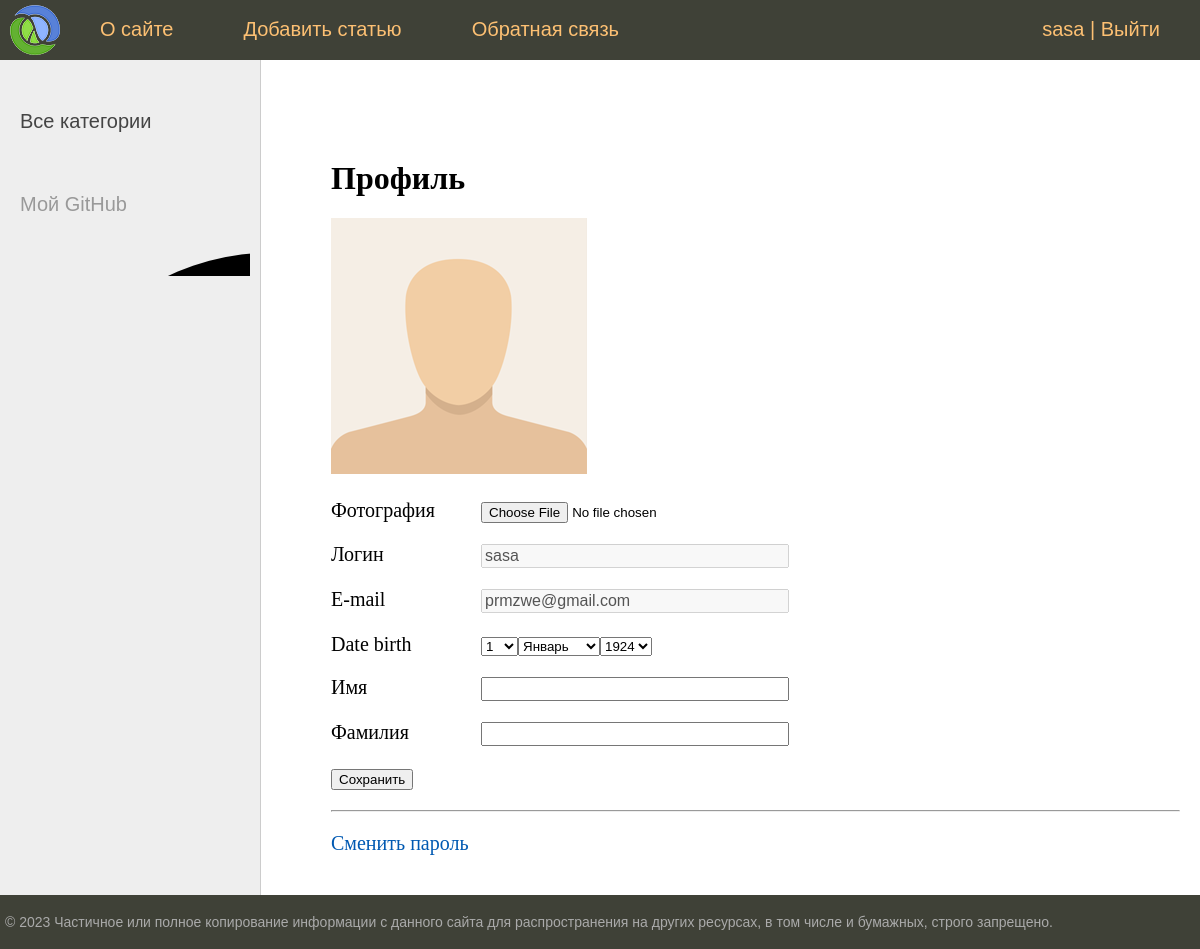
Before: /users/profile/ (signed in) with the older database file.
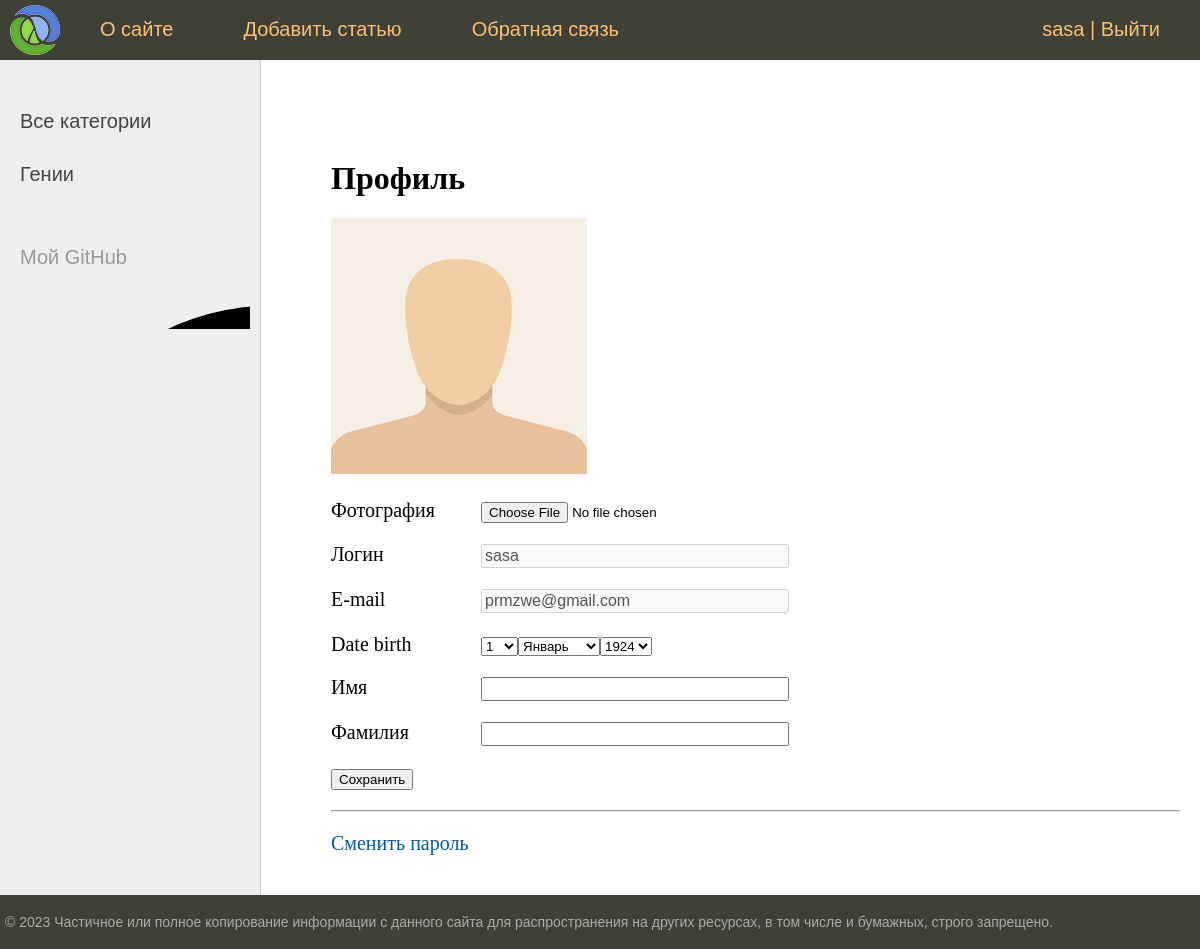
After: the same page with the newer database file.
### users/models.py (models this page shows)
class User(AbstractUser):
    photo = models.ImageField(upload_to='users/%Y/%m/%d/', blank=True, null=True, verbose_name='Фотография')
    date_birth = models.DateTimeField(blank=True, null=True, verbose_name='Дата рождения')

### newsline/models.py (models this page shows, shortened)
class Category(models.Model):
    name = models.CharField(max_length=100, db_index=True, verbose_name='Категория')
    slug = models.SlugField(max_length=255, unique=True, db_index=True)
    class Meta:
        verbose_name = 'Категория'
        verbose_name_plural = 'Категории'
    def get_absolute_url(self):
        return reverse('category', kwargs={'cat_slug': self.slug})

### users/views.py (the view, shortened to what this page needs)
# urls.py: path('profile/', views.ProfileUser.as_view(), name='profile'),
class ProfileUser(LoginRequiredMixin, UpdateView):
    model = get_user_model()
    form_class = ProfileUserForm
    template_name = 'users/profile.html'
    extra_context = {
        'title': 'Профиль',
        'default_image': settings.DEFAULT_USER_IMAGE,
    }
    def get_object(self, queryset=None):
        return self.request.user

### users/forms.py
class ProfileUserForm(forms.ModelForm):
    username = forms.CharField(disabled=True, label="Логин", widget=forms.TextInput(attrs={'class': 'form-input'}))
    email = forms.CharField(disabled=True, label="E-mail", widget=forms.TextInput(attrs={'class': 'form-input'}))
    this_year = datetime.date.today().year
    date_birth = forms.DateField(widget=forms.SelectDateWidget(years=tuple(range(this_year-100, this_year-5))))
    class Meta:
        model = get_user_model()
        fields = ['photo', 'username', 'email', 'date_birth', 'first_name', 'last_name']
        labels = {
            'first_name': "Имя",
            'last_name': "Фамилия",
        }
        widgets = {
            'first_name': forms.TextInput(attrs={'class': 'form-input'}),
            'last_name': forms.TextInput(attrs={'class': 'form-input'}),
        }

### newsline/templatetags/newsline_tags.py (called while the page is built)
@register.inclusion_tag('newsline/list_categories.html')
def show_categories(cat_selected=0):
    cats = Category.objects.annotate(total=Count('posts')).filter(total__gt=0)
    return {'cats': cats, 'cat_selected': cat_selected}

@register.inclusion_tag('newsline/list_tags.html')
def show_all_tags():
    return {'tags': TagPost.objects.annotate(total=Count('tags')).filter(total__gt=0)}

### users/context_processors.py (called while the page is built)
def get_news_context(request):
    return {'mainmenu': menu}

### users/templates/users/profile.html (shortened to what this page needs)
{% extends 'base.html' %}
{% block content %}
<h1>Профиль</h1>
<form method="post", enctype="multipart/form-data">
    {% if user.photo %}
    <p><img src="{{ user.photo.url }}"></p>
    {% else %}
    <p><img src="{{ default_image }}"></p>
    {% endif %}
    {% for f in form %}
    <p><label class="form-label" for="{{ f.id_for_label }}">{{ f.label }}</label>{{ f }}</p>
    {% endfor %}
    <p><button type="submit">Сохранить</button></p>
</form>
<hr>
<p><a href="{% url 'users:password_change' %}">Сменить пароль</a></p>
{% endblock %}

### templates/base.html (shortened to what this page needs)
{% load static %}
{% load newsline_tags %}
<!DOCTYPE html>
<html>
<head>
	<link type="text/css" href="{% static 'newsline/css/styles.css' %}" rel="stylesheet" />
</head>
<body>
<table class="table-page" border=0 cellpadding="0" cellspacing="0">
<tr><td valign=top>
{% block mainmenu %}
		<div class="header">
			<ul id="mainmenu" class="mainmenu">
			<li class="logo"><a href="{% url 'home' %}"><div class="logo"></div></a></li>
{% for m in mainmenu %}
	<li><a href="{% url m.url_name %}">{{m.title}}</a></li>
{% endfor %}
{% if user.is_authenticated %}
    <li class="last"><a href="{% url 'users:profile' %}">{{user.username}}</a> | <a href="{% url 'users:logout' %}">Выйти</a></li>
{% else %}
    <li class="last"><a href="{% url 'users:login' %}">Войти</a> | <a href="{% url 'users:register' %}">Регистрация</a></li>
{% endif %}
			</ul>
		</div>
{% endblock mainmenu %}
<table class="table-content" border=0 cellpadding="0" cellspacing="0">
<tr>
	<td valign="top" class="left-chapters">
	<ul id="leftchapters">
		{% if cat_selected == 0 %}
		<li class="selected">Все категории</li>
		{% else %}
		<li><a href="{% url 'home' %}">Все категории</a></li>
		{% endif %}
		{% show_categories cat_selected %}
		<li class="share">
		<p>Мой GitHub</p>
		<a class="share-gt" href="https://github.com/SashaKarpo" target="_blank" rel="nofollow"></a>
		</li>
	</ul>
</td>
<td valign="top" class="content">
	<div class="content-text">
{% block content %}
{% endblock %}
	</div>
</td></tr></table>
</td></tr>
<tr><td valign=top>
	<div id="footer">
		<p>&copy; 2023 Частичное или полное копирование информации с данного сайта для распространения на других ресурсах, в том числе и бумажных, строго запрещено.</p>
	</div>
</td></tr></table>
</body>
</html>

### newsline/templates/newsline/list_categories.html
{% for cat in cats %}
{% if cat.id == cat_selected %}
<li class="selected">{{cat.name}}</li>
{% else %}
<li><a href="{{ cat.get_absolute_url }}">{{cat.name}}</a></li>
{% endif %}
{% endfor %}

### newsline/static/newsline/css/styles.css (style rules this page uses)
html, body { font-family: 'Arial'; margin: 0; padding: 0; height: 100%; width: 100%; color: #444; }
a { color: #0059b2; text-decoration: none; }
img { max-width: 600px; height: auto; }
.table-page { width: 100%; height: 100%; vertical-align: top; }
.table-page tr { height: 100%; }
.header { background: #3F4137; height: 60px; }
.logo { background: url('../images/logo.png') no-repeat 10px 5px; width: 70px; height: 60px; }
ul.mainmenu { list-style: none; margin: 0; padding: 0; height: 60px; color: #fdc073; font-size: 20px; overflow: hidden; }
ul.mainmenu li { float: left; margin: 18px 40px 0 30px; }
ul.mainmenu li.logo { margin: 0; }
ul.mainmenu li.last { float: right; }
ul.mainmenu li a { color: #fdc073; text-decoration: none; }
.table-content { width: 100%; min-height: 100%; height: 100%; }
.left-chapters { margin: 0; background: #eee; border-right: 1px solid #ccc; }
.left-chapters ul { width: 230px; margin: 0; padding: 20px 10px 10px 20px; list-style: none; font-size: 20px; }
.left-chapters ul li { margin: 30px 0 0 0; color: #999; }
.left-chapters ul li a { color: #444; text-decoration: none; }
.left-chapters ul li.share { margin: 60px 0 0 0; }
.left-chapters ul li.share p { margin: 30px 0 30px 0; }
.left-chapters ul li.share a { display: inline-block; width: 40px; height: 40px; margin: 0 20px 0 0; }
.left-chapters ul li.share a.share-gt { width: 100%; height: 30px; background: url('../images/25231.png') no-repeat 0 0 }
.content { padding: 40px 20px 20px 40px; width: 100%; box-sizing: border-box; }
.content-text { margin: 60px 0 0 30px; color: #000; font-size: 20px; font-family: Yandex Sans Display Light; }
.content-text h1 { font-size: 32px; }
#footer { box-sizing: border-box; background: #3F4137; padding: 5px; color: #aaa; font-size: 14px; font-family: Verdana, Geneva, Arial, Helvetica; text-align: left; overflow: hidden; }
.form-input { width: 300px; font-size: 16px; }
.form-label { display: inline-block; min-width: 150px; vertical-align: top; }

Changed rows visible on the page:
added Category: name "Гении"
